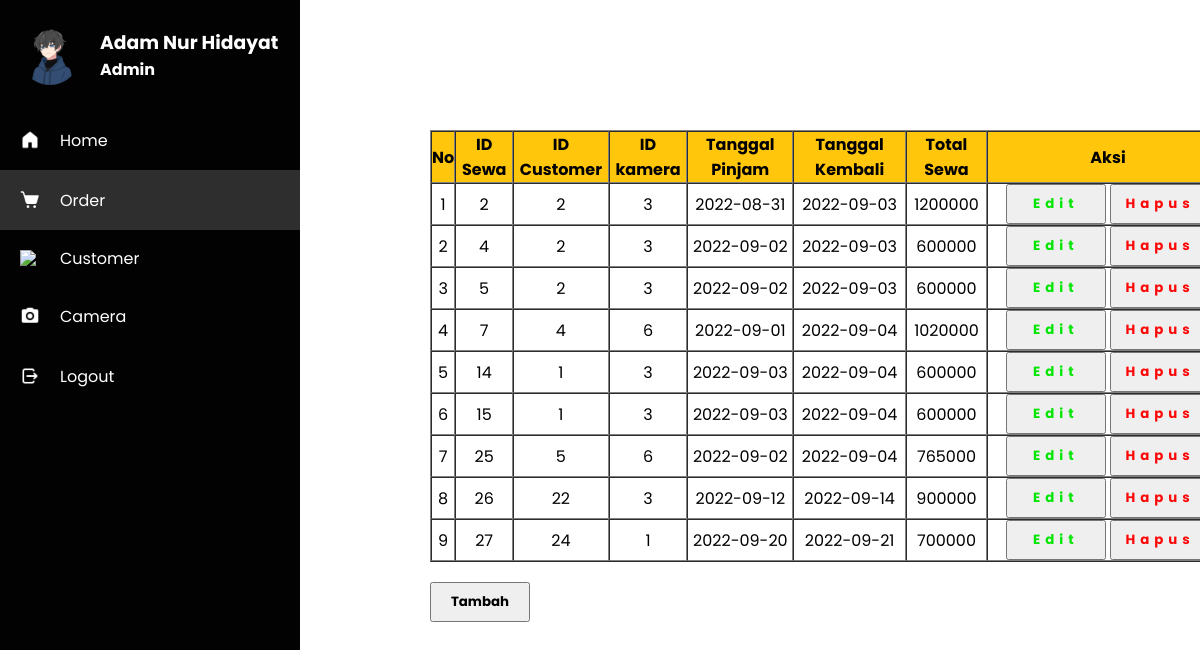
The app's page /account/admin/order.php, older data.
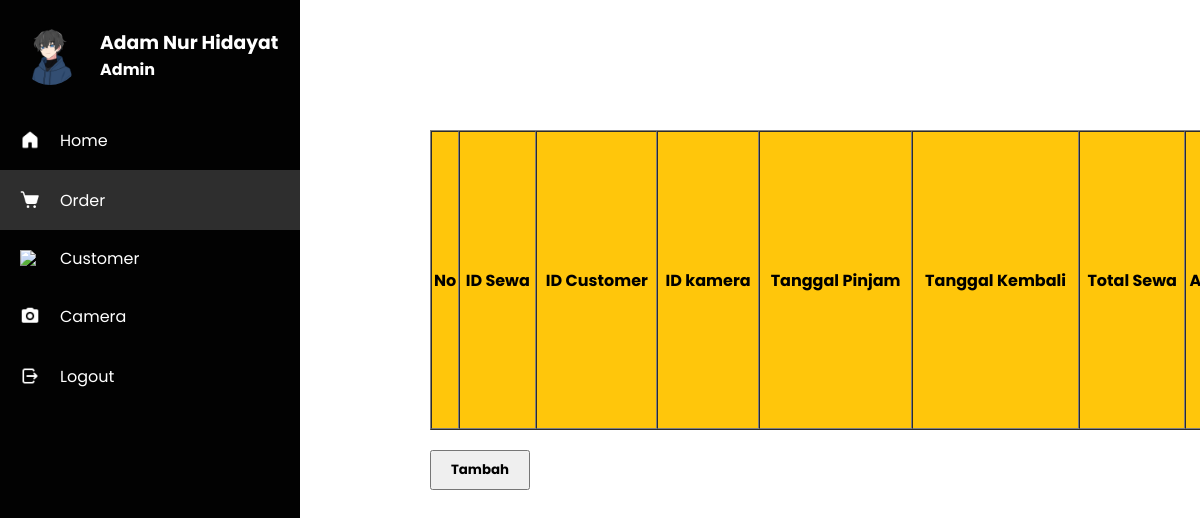
The same page, newer data.
### tables this page shows
CREATE TABLE `sewa` (
  `id_sewa` int(5) NOT NULL,
  `id_customer` int(5) NOT NULL,
  `id_kamera` int(5) NOT NULL,
  `tgl_pinjam` date NOT NULL,
  `tgl_kembali` date NOT NULL,
  `total_sewa` int(20) NOT NULL
);

### account/admin/order.php (the view, shortened to what this page needs)
<?php
include "../../koneksi.php";
$sql = "SELECT * FROM sewa";
$query = mysqli_query($koneksi, $sql);
?>
<!DOCTYPE html>
<html lang="en">
<head>
    <link rel="stylesheet" href="../../css/order.css">
</head>
<body>
    <div class="navbar">
        <div class="profile">
            <img src="../../img/fitur/profile.png">
            <span class="desc">
                <h3>Adam Nur Hidayat</h3>
                <h4>Admin</h4>
            </span>
        </div>
        <br>
        <div class="vertical-menu">
            <div class="menu_this satu">
                <a href="dashboard.php">
                    <img src="../../img/fitur/icons8-home-48.png">
                    <span class="links_name">Home</span>
                    <br><br>
                </a>
            </div>
            <div class="menu_this dua">
                <a href="order.php">
                    <img src="../../img/fitur/icons8-shopping-cart-30.png">
                    <span class="links_name">Order</span>
                    <br><br>
                </a>
            </div>
            <div class="menu_this tiga">
                <a href="cus_dash.php">
                    <img src="../../img/fitur/icons8-people-24.png">
                    <span class="links_name">Customer</span>
                    <br><br>
                </a>
            </div>
            <div class="menu_this empat">
                <a href="k_dash.php">
                    <img src="../../img/fitur/icons8-camera-24.png">
                    <span class="links_name">Camera</span>
                    <br><br>
                </a>
            </div>
            <div class="menu_this lima">
                <a href="logout.php">
                    <img src="../../img/fitur/icons8-logout-48.png">
                    <span class="links_name">Logout</span>
                    <br><br>
                </a>
            </div>
        </div>
    </div>
    <div class="content">
    <table border="1" celpadding="30" cellspacing="0">
        <tr>
            <th>No</th>
            <th>ID Sewa</th>
            <th>ID Customer</th>
            <th>ID kamera</th>
            <th>Tanggal Pinjam</th>
            <th>Tanggal Kembali</th>
            <th>Total Sewa</th>
            <th>Aksi</th>
        </tr>
        <?php
        $no = 1;
        while ($data = mysqli_fetch_assoc($query)) :
        ?>
        <tr>
            <td><?= $no++; ?></td>
            <td><?= $data['id_sewa'] ?></td>
            <td><?= $data['id_customer'] ?></td>
            <td><?= $data['id_kamera'] ?></td>
            <td><?= $data['tgl_pinjam'] ?></td>
            <td><?= $data['tgl_kembali'] ?></td>
            <td><?= $data['total_sewa'] ?></td>
            <td class="aksi">
                    <a href='crud_order/edit.php?id_sewa="<?= $data['id_sewa']?>"'><button class="color one">Edit</button></a>
                    <a href='crud_order/hapus.php?id_sewa="<?= $data['id_sewa']?>"' onclick="return confirm('apakah anda ingin menghapus ini?')"><button class="color two">Hapus</button></a>
            </td>
        </tr>
        <?php endwhile;?>
    </table>
    <a href="crud_order/tambah.php"><button class="tambah">Tambah</button></a>
    </div>
</body>
</html>
</body>
</html>

Row changes from the older to the newer data that the page shows:
removed sewa: id_sewa "2", id_customer "2", id_kamera "3", tgl_pinjam "2022-08-31", tgl_kembali "2022-09-03", total_sewa "1200000"
removed sewa: id_sewa "4", id_customer "2", id_kamera "3", tgl_pinjam "2022-09-02", tgl_kembali "2022-09-03", total_sewa "600000"
removed sewa: id_sewa "5", id_customer "2", id_kamera "3", tgl_pinjam "2022-09-02", tgl_kembali "2022-09-03", total_sewa "600000"
removed sewa: id_sewa "7", id_customer "4", id_kamera "6", tgl_pinjam "2022-09-01", tgl_kembali "2022-09-04", total_sewa "1020000"
removed sewa: id_sewa "14", id_customer "1", id_kamera "3", tgl_pinjam "2022-09-03", tgl_kembali "2022-09-04", total_sewa "600000"
removed sewa: id_sewa "15", id_customer "1", id_kamera "3", tgl_pinjam "2022-09-03", tgl_kembali "2022-09-04", total_sewa "600000"
removed sewa: id_sewa "25", id_customer "5", id_kamera "6", tgl_pinjam "2022-09-02", tgl_kembali "2022-09-04", total_sewa "765000"
removed sewa: id_sewa "26", id_customer "22", id_kamera "3", tgl_pinjam "2022-09-12", tgl_kembali "2022-09-14", total_sewa "900000"
removed sewa: id_sewa "27", id_customer "24", id_kamera "1", tgl_pinjam "2022-09-20", tgl_kembali "2022-09-21", total_sewa "700000"
